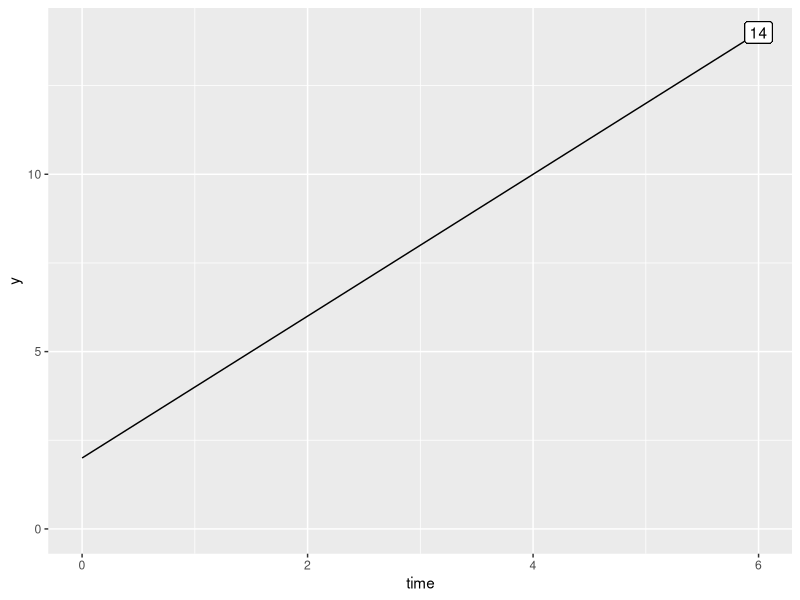
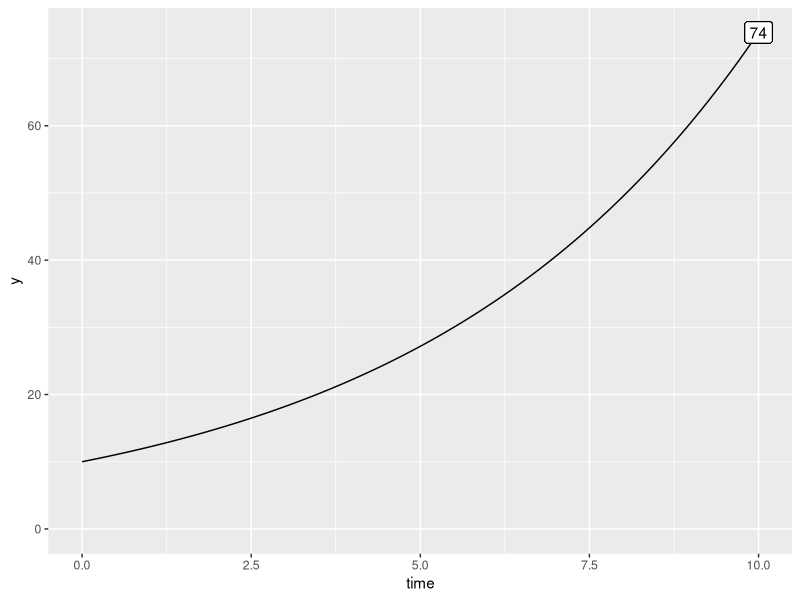
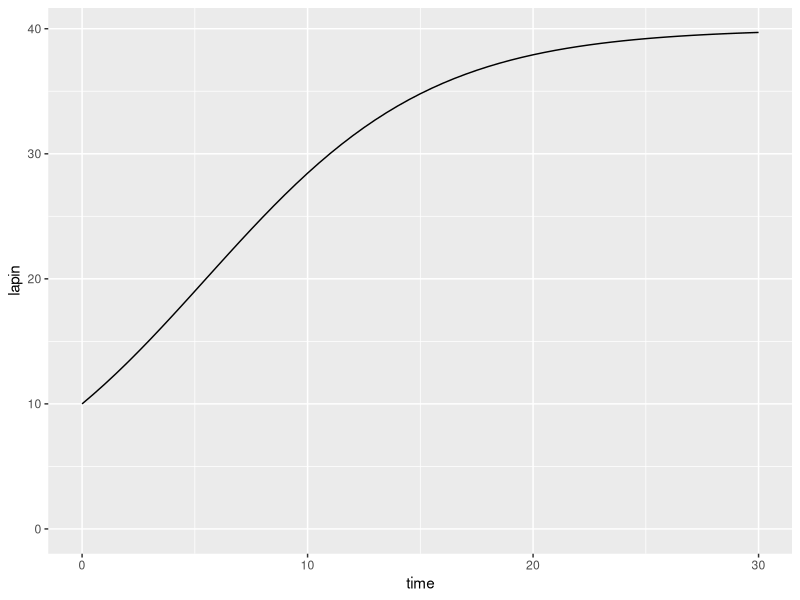
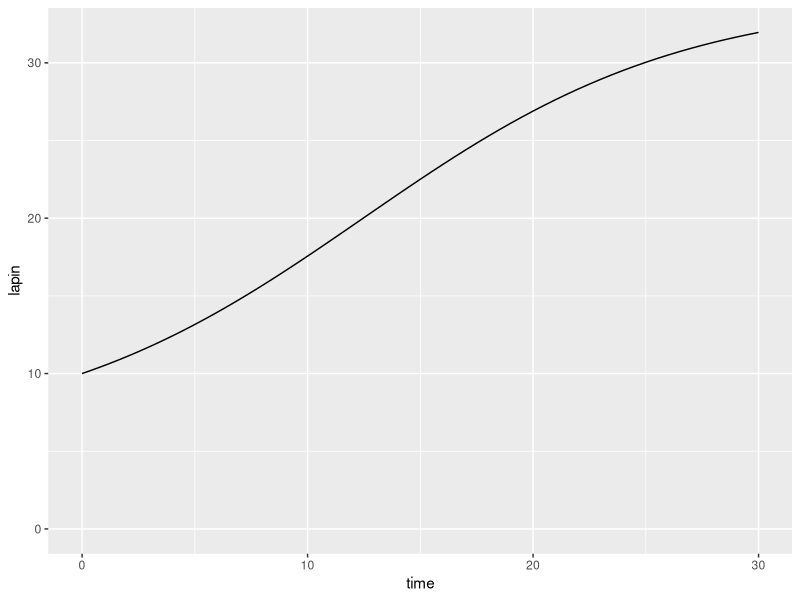
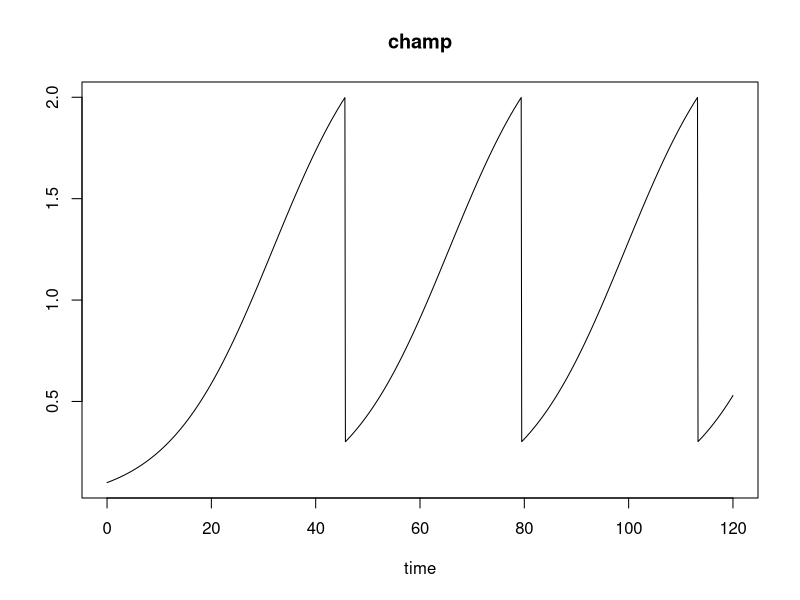

Generate these figures, in order, with R: (Note: this script raises an error after producing the figures.)
## ---- chunk 1
library("tidyverse")
y0 <- 2
c <- 2 # exprimé en individu / pas de temps
time <- seq(0, 6, 0.1)
y <- y0 + c * time
tibble(time, y) %>% 
  ggplot(aes(x = time, y = y)) +
  geom_line() +
  geom_label(x = max(time), y = max(y), label = round(max(y))) +
  expand_limits(y = 0)
## ---- chunk 2
y0 <- 10
r <- 0.2 # exprimé en individu / pas de temps
time <- seq(0, 10, 0.1)
y <- y0 * exp(r*time)
tibble(time, y) %>% 
  ggplot(aes(x = time, y = y)) +
  geom_line() +
  geom_label(x = max(time), y = max(y), label = round(max(y))) +
  expand_limits(y = 0)
## ---- chunk 3
library("deSolve")
## ---- chunk 4
time <- seq(0, 30, by = 0.5)
## ---- chunk 5
y0 <- c(lapin = 10)
## ---- chunk 6
p <- c(r = 0.2, K = 40)
## ---- chunk 7
model_logistic <- function(t, y, p) {
  lapin <- y[1]
  dlapin_dt <- p[1] * lapin * (1 - lapin/p[2])
  return(list(c(dlapin_dt)))
}
## ---- chunk 8
lapin_t <- ode(y = y0, times = time, model_logistic, p)
lapin_t 
## ---- chunk 9
lapin_t %>% 
  as_tibble() %>% 
  ggplot(aes(x = time, y = lapin)) +
  geom_line() +
  expand_limits(y = 0)
## ---- chunk 10
p <- c(r = 0.2, K = 40, Q = 1)

model_logistic_expl <- function(t, y, p) {
  lapin <- y[1]
  dlapin_dt <- p[1] * lapin * (1 - lapin/p[2]) - p[3]
  return(list(c(dlapin_dt)))
}

lapin_t <- ode(y = y0, times = time, model_logistic_expl, p)
lapin_t %>% 
  as_tibble() %>% 
  ggplot(aes(x = time, y = lapin)) +
  geom_line() +
  expand_limits(y = 0)
## ---- chunk 11
time <- seq(0, 120, 0.1)
p <- c(r = 0.1, K = 2.5)
y0 <- c(champ = 0.1)
## ---- chunk 12
recolte_root <- function(t, y, p) y[1]-2
## ---- chunk 13
recolte_event <- function(t, y, p) {
  y[1] <- 0.3
  return(y)
}
## ---- chunk 14
recolte <- function(t, y, p) {
  champ <- y[1]
  dchamp_dt <- p[1] * champ * (1 - champ/p[2])
  return(list(c(dchamp_dt)))
}
## ---- chunk 15
out <- ode(times = time, y = y0, func = recolte, parms = p,
           rootfun = recolte_root,
           events = list(func = recolte_event, root = TRUE),
           method="impAdams")
plot(out)
## ---- chunk 16
knitr::include_graphics("images/13_journal.pbio.2000891.g001.png")
## ---- chunk 17
time <- seq(0, 30, by = 0.1)
y0 <- c(lapin = 3, renard = 1)
p <- c(alpha = 2, # taux de croissance des lapins (naissance - mortalité, 1/an)
       beta = 0.8, # taux de prédation des lapins (renard / an)
       delta = 0.1, # taux de conversion lors de la prédation (lapin / renard)
       gamma = 0.2) # mortalité naturelle des renards (1/an)
## ---- chunk 18
lapin_iso <- p[4]/p[3]
renard_iso <- p[1]/p[2]
## ---- chunk 19
modele_LV <- function(t, y, p) {
  lapin = y[1]
  renard = y[2]
  dlapin_dt = p[1] * lapin - p[2] * lapin * renard
  drenard_dt = p[3] * lapin * renard - p[4] * renard
  return(list(c(dlapin_dt, drenard_dt)))
}
## ---- chunk 20
effectifs_t = ode(y = y0, times = time, modele_LV, p)
head(effectifs_t)
## ---- chunk 21
effectifs_t %>% 
  as_tibble() %>% 
  gather(key="espece", value = "value", -time) %>% 
  ggplot(aes(x=time, y=value)) +
  geom_line(aes(colour=espece)) +
  expand_limits(y = 0)
## ---- chunk 22
effectifs_t %>% 
  as_tibble() %>% 
  ggplot(aes(x = lapin, y = renard)) +
  geom_path() +
  geom_hline(yintercept = lapin_iso, linetype = 2) +
  geom_vline(xintercept = renard_iso, linetype = 2)
## ---- chunk 23
time <- seq(0, 60, by = 0.1)
y0 <- c(lapin = 3, renard = 1)
p <- c(alpha = 2, # taux de croissance des lapins (naissance - mortalité, 1/an)
       beta = 0.8, # taux de prédation des lapins (renard / an)
       delta = 0.1, # taux de conversion lors de la prédation (lapin / renard)
       gamma = 0.2, # mortalité naturelle des renards (1/an)
       K = 40) # capacité de support de l'écosystème
## ---- chunk 24
lapin_iso <- p[4] / p[3]
renard_iso <- tibble(lapin = seq(from = 0, to = 40, by = 1)) %>%  # acec une séquence de lapins ...
  mutate(renard = p[1] / p[2] * (1 - lapin/p[5])) # ... calculer les renards
## ---- chunk 25
modele_LV_logist <- function(t, y, p) {
  lapin = y[1]
  renard = y[2]
  dlapin_dt = p[1] * lapin * (1-y[1]/p[5]) - p[2] * lapin * renard
  drenard_dt = p[3] * lapin * renard - p[4] * renard
  return(list(c(dlapin_dt, drenard_dt)))
}
## ---- chunk 26
effectifs_t <- ode(y = y0, times = time, modele_LV_logist, p)

gg_time <- effectifs_t %>% 
  as_tibble() %>% 
  gather(key="espece", value = "value", -time) %>% 
  ggplot(aes(x=time, y=value)) +
  geom_line(aes(colour=espece)) +
  expand_limits(y = 0)

gg_cycle <- effectifs_t %>% 
  as_tibble() %>% 
  ggplot(aes(x = lapin, y = renard)) +
  geom_path() +
  geom_vline(xintercept = lapin_iso, linetype = 2) +
  geom_line(data = renard_iso, linetype = 2) +
  xlim(c(0, 10))

cowplot::plot_grid(gg_time, gg_cycle)
## ---- chunk 27
zero_root <- function(t, y, p) {
  x1 <- y[1] >= 0
  x2 <- y[2] >= 0
  xnum <- as.numeric(x1 & x2)
  return(xnum)
}

zero_event <- function(t, y, p) {
  if (y[1] <= 0) y[1] <- 0
  if (y[2] <= 0) y[2] <- 0
  return(y)
}
## ---- chunk 28
modele_LV_alea <- function(t, y, p) {
  lapin = y[1]
  renard = y[2]
  alpha <- rnorm(1, p[1], 0.0001)
  beta <- rnorm(1, p[2], 0.0001)
  delta <- rnorm(1, p[3], 0.0005)
  gamma <- rnorm(1, p[4], 0.0005)
  K <- rnorm(1, p[5], 1)
  dlapin_dt <- alpha * lapin * (1-lapin/K) - beta * lapin * renard
  drenard_dt <- delta * lapin * renard - gamma * renard
  return(list(c(dlapin_dt, drenard_dt)))
}
## ---- chunk 29
set.seed(6513)
effectifs_t = ode(y = y0,
                  times = time, 
                  func = modele_LV_alea, 
                  parms = p,
                  rootfun = zero_root,
                  events = list(func = zero_event, root = TRUE),
                  method="impAdams")
## ---- chunk 30
gg_time <- effectifs_t %>% 
  as_tibble() %>% 
  gather(key="espece", value = "value", -time) %>% 
  ggplot(aes(x=time, y=value)) +
  geom_line(aes(colour=espece)) +
  expand_limits(y = 0)

gg_cycle <- effectifs_t %>% 
  as_tibble() %>% 
  ggplot(aes(x = lapin, y = renard)) +
  geom_path() +
  geom_vline(xintercept = lapin_iso, linetype = 2) +
  geom_line(data = renard_iso, linetype = 2) +
  xlim(c(0, 50))

cowplot::plot_grid(gg_time, gg_cycle)
